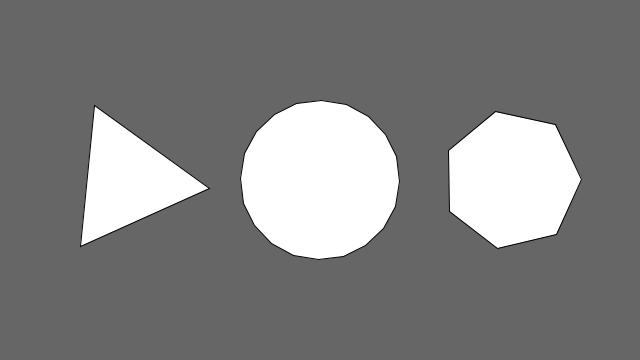
Frame 1 (no input)
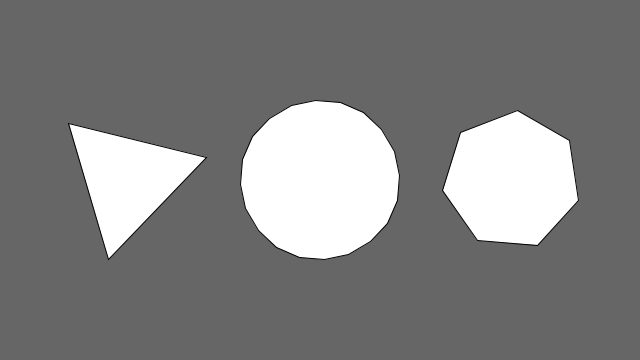
Frame 60 (the mouse pressed at the canvas centre just before this capture)
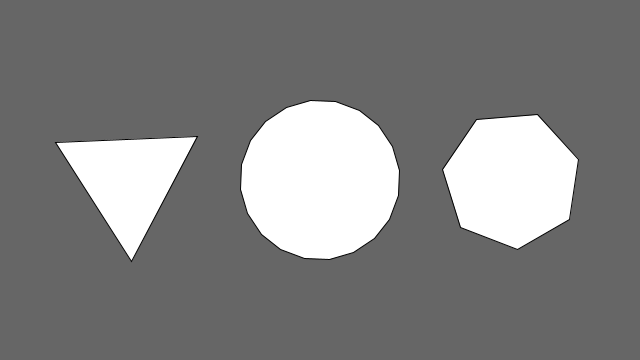
Frame 120 (the mouse held since frame 60 and released just before this capture)

The Processing sketch that drew these frames (run headless with seeded random() and noise(); from frame 60 on, the mouse is pressed at the canvas centre):

// Processing sketch: sketch_03_3_rotating_polygons
// ── sketch_03_3_rotating_polygons.pde
// based on
// https://processing.org/examples/regularpolygon.html

void setup() {
  size(640, 360);
}

void draw() {
  background(102);
  
  pushMatrix();
  translate(width*0.2, height*0.5);
  rotate(frameCount / 10.0);
  polygon(0, 0, 82, 3);  // Triangle
  popMatrix();
  
  pushMatrix();
  translate(width*0.5, height*0.5);
  rotate(frameCount / 50.0); 
  polygon(0, 0, 80, 20);  // Icosahedron  
  popMatrix();
  
  pushMatrix();
  translate(width*0.8, height*0.5);
  rotate(frameCount / -100.0);     //reverse turn
  polygon(0, 0, 70, 7);  // Heptagon
  popMatrix();
}

void polygon(float x, float y, float radius, int npoints) {
  float angle = TWO_PI / npoints;
  beginShape();
  for (float a = 0; a < TWO_PI; a += angle) {
    float sx = x + cos(a) * radius;
    float sy = y + sin(a) * radius;
    vertex(sx, sy);
  }
  endShape(CLOSE);
}
